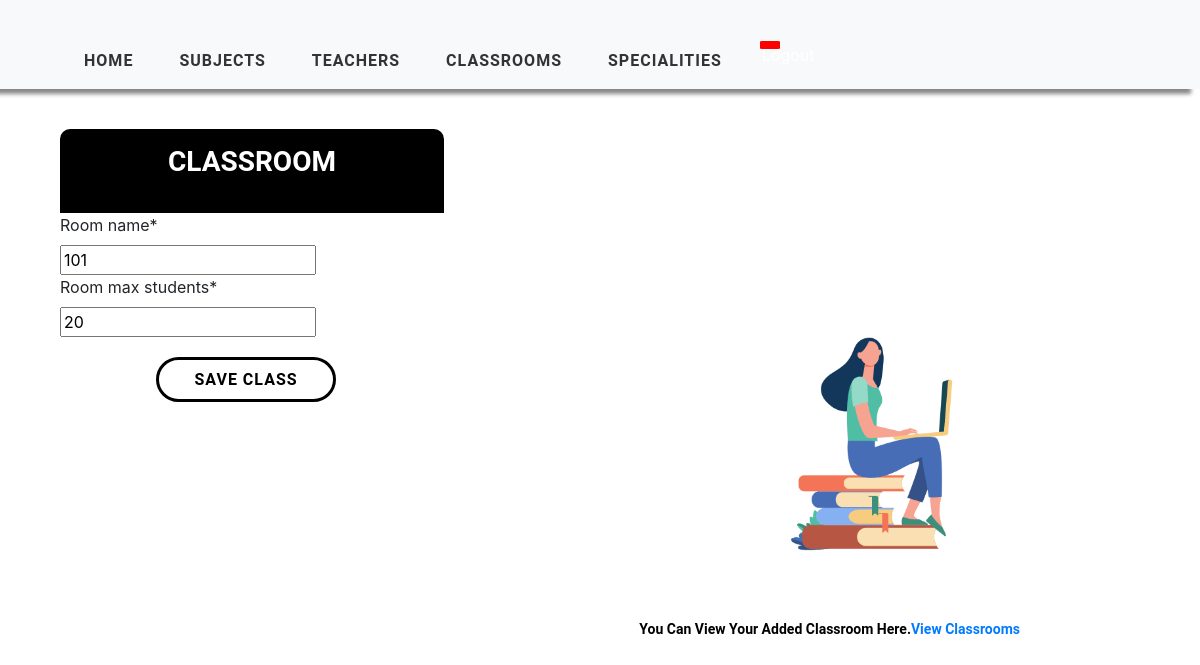
Page /room/update/1/ on the earlier database version.
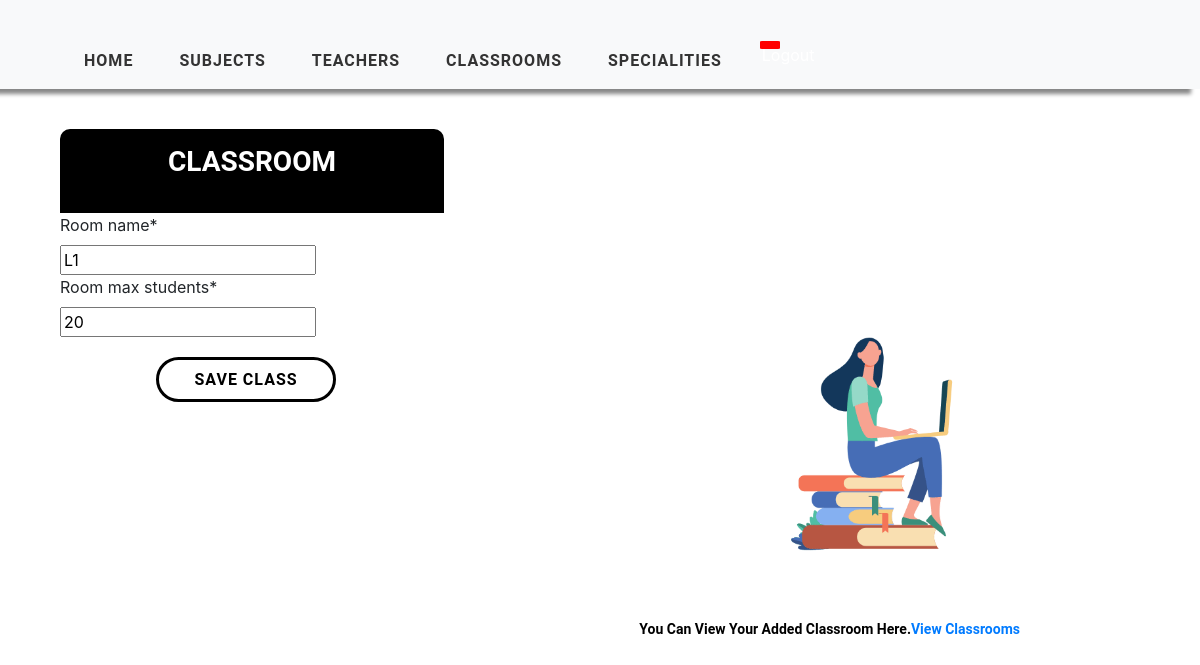
Same page on the later database version.
### timetableCSP/models.py (models this page shows, shortened)
class Room(models.Model):
    room_id = models.AutoField(primary_key=True)
    room_name = models.CharField(max_length=2000, null=True)
    room_max_students = models.IntegerField(null=True)

### timetableCSP/views.py (the view)
# urls.py: path('room/update/<str:pk>/', views.updateRoom, name='update-room'),
def updateRoom(request, pk):
    form = Room.objects.get(room_id=pk)
    room = RoomForm(instance=form)
    context = {'room': room}
    if request.method == 'POST':
        room = RoomForm(request.POST, instance=form)
        if room.is_valid():
            room.save()
            return redirect('/room/list')
    return render(request, 'AddRoom.html', context)

### timetableCSP/forms.py
class RoomForm(forms.ModelForm):
    class Meta:
        model = Room
        fields = ['room_name', 'room_max_students']

### templates/AddRoom.html (shortened to what this page needs)
{% extends 'main.html' %}
{% load static %}
{% block content %}
     <div class="display">
        <div class="box">
            <div class="header">
                Classroom
            </div>
            <div class="form">
                <form method="POST" action="">
                    {% load crispy_forms_tags %}
                    {{ room|crispy }}
                    <input type="submit" value="Save Class" class="saveButton">
                </form>
            </div>
        </div>
            <img class="gif" alt="books" src="{% static 'media/21903-online-class-animation.gif' %}">
            <div class="viewtable"><p>You can view your added classroom here.<a href="{% url 'list-room' %}">View Classrooms</a></p></div>
    </div>
{% endblock %}

Differences in the rows shown:
changed Room: room_name "101" → "L1"
